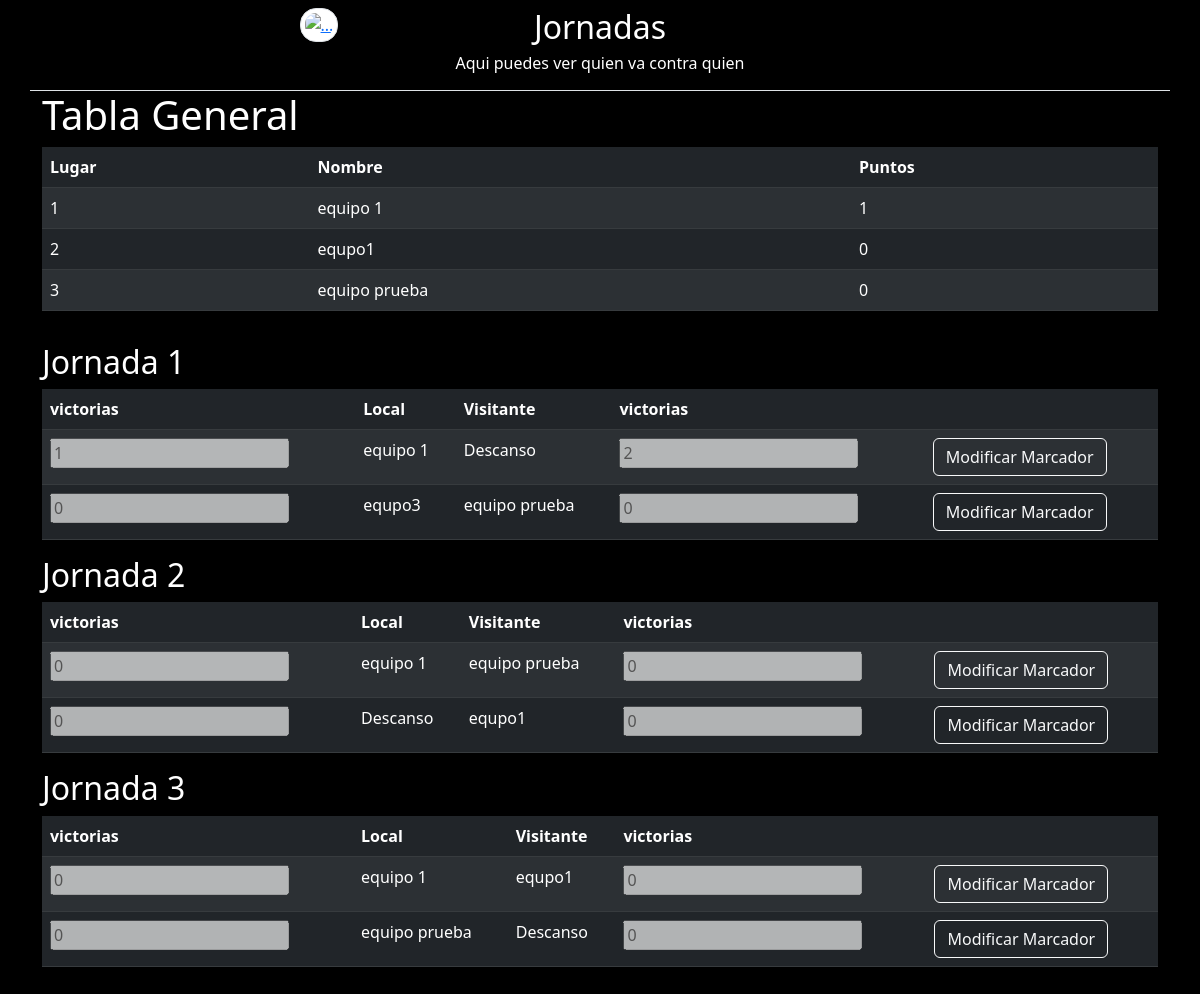
The page /team/view_tournament_journey/1 on the database its author committed.
### team/models.py (models this page shows)
class TournamentJourney(models.Model):
    journey = models.IntegerField(default=0)
    local_gamer = models.CharField(max_length=140, default='')
    visitor_gamer = models.CharField(max_length=140, default='')
    tournament = models.ForeignKey(Tournament, on_delete=models.DO_NOTHING)
    wins_local_gamer = models.IntegerField(default=0)
    wins_visitor_gamer = models.IntegerField(default=0)
    active = models.BooleanField(default=True)

### team/views.py (the view)
def view_tournament_journey(request, pk):
    context = dict()
    if request.method == "POST":
        jornada = request.POST.get('jornada', False)
        local_gamer_marcador = request.POST.get('local_gamer_marcador', False)
        visitor_gamer_marcador = request.POST.get('visitor_gamer_marcador', False)
        TournamentJourney.objects.filter(tournament=pk,
                                         id=jornada).update(wins_local_gamer=local_gamer_marcador,
                                                                 wins_visitor_gamer=visitor_gamer_marcador)
        total_jugadores = len(TournamentGamer.objects.filter(tournament=pk, active=1))
        is_teams_list = total_jugadores
        flag_journey = 0
        list_jornadas = list()
        while flag_journey < is_teams_list:
            flag_journey += 1
            jornadas = list(TournamentJourney.objects.values().filter(tournament=pk, journey=flag_journey))
            list_jornadas.append(jornadas)
        tabla_general_data = tabla_general(pk)
        context['tabla_general'] = tabla_general_data
        context['jornadas'] = list_jornadas
        return render(request, 'view_tournament_journey.html', context)
    else:
        total_jugadores = len(TournamentGamer.objects.filter(tournament=pk, active=1))
        is_teams_list = total_jugadores
        flag_journey = 0
        list_jornadas = list()
        while flag_journey < is_teams_list:
            flag_journey += 1
            jornadas = list(TournamentJourney.objects.values().filter(tournament=pk, journey=flag_journey))
            list_jornadas.append(jornadas)
        tabla_general_data = tabla_general(pk)
        context['tabla_general'] = tabla_general_data
        context['jornadas'] = list_jornadas
        return render(request, 'view_tournament_journey.html', context)

### templates/view_tournament_journey.html (shortened to what this page needs)
<!doctype html>
<html lang="en">
<head>
    <link href="https://cdn.jsdelivr.net/npm/bootstrap@5.3.0-alpha3/dist/css/bootstrap.min.css" rel="stylesheet">
</head>
<body class="bg-black text-white">
    <div class="container">
        <div class="row text-center p-2 border-bottom">
            <div class="col-2 offset-2 ">
                <a href="{% url 'team:view_tournament'%}"><img src="https://cdn.discordapp.com/attachments/1061685560835571772/1095791422751391945/273029c8-e33c-4f49-93e6-2f70f7ef6f2d.jpg" class="img-thumbnail rounded-4" alt="..." style="height: 80px;" ></a>
            </div>
            <div class="col-4 text-center">
                <h2>Jornadas</h2>
                <h6>Aqui puedes ver quien va contra quien</h6>
            </div>
        </div>
        <div class="row">
            <div class="col-12">
                <h1>Tabla General</h1>
            </div>
            <div class="col-12">
                <table class="table table-dark table-striped text-white">
                    <thead>
                        <tr>
                            <th>Lugar</th>
                            <th>Nombre</th>
                            <th>Puntos</th>
                        </tr>
                    </thead>
                    <tbody>
                        {% for tg in tabla_general %}
                            <tr>
                                <td>{{ tg.lugar }}</td>
                                <td>{{ tg.gamer }}</td>
                                <td>{{ tg.points }}</td>
                            </tr>
                        {% endfor %}
                    </tbody>
                </table>
            </div>
        </div>
        <div class="row my-3">
            <div class="col-12">
                {% for jornada in jornadas %}
                    <h2>Jornada {{ forloop.counter }}</h2>
                    <form method="POST" class="mt-2">
                        <table class="table table-dark table-striped text-white">
                            <thead>
                                <tr>
                                    <th>victorias</th>
                                    <th>Local</th>
                                    <th>Visitante</th>
                                    <th>victorias</th>
                                    <th></th>
                                </tr>
                            </thead>
                            <tbody>
                                {% for data in jornada %}
                                    <tr>
                                        <td><input type="number" id="local_gamer_marcador_{{ data.id}}" name="local_gamer_marcador" value="{{ data.wins_local_gamer }}" disabled> </td>
                                        <td>{{ data.local_gamer }}</td>
                                        <td>{{ data.visitor_gamer }}</td>
                                        <td><input type="number" id="visitor_gamer_marcador_{{ data.id}}" name="visitor_gamer_marcador" value="{{ data.wins_visitor_gamer }}" disabled></td>
                                        <td  id="marcador_{{ data.id}}"><a class="btn btn-outline-light" onclick="f_modificar_marcador('{{ data.id}}')">Modificar Marcador</a></td>
                                    </tr>
                                {% endfor %}
                            </tbody>
                        </table>
                    </form>
                {% endfor %}
            </div>
        </div>
    </div>
</body>
</html>

### rows shown on the page
TournamentJourney: lugar "2", gamer "equpo1", points "0", local_gamer_marcador "0", local_gamer "Descanso", visitor_gamer "equpo1", visitor_gamer_marcador "0"
TournamentJourney: local_gamer_marcador "1", local_gamer "equipo 1", visitor_gamer "Descanso", visitor_gamer_marcador "2"
TournamentJourney: local_gamer_marcador "0", local_gamer "equpo3", visitor_gamer "equipo prueba", visitor_gamer_marcador "0"
TournamentJourney: local_gamer_marcador "0", local_gamer "equipo 1", visitor_gamer "equipo prueba", visitor_gamer_marcador "0"
TournamentJourney: local_gamer_marcador "0", local_gamer "equipo 1", visitor_gamer "equpo1", visitor_gamer_marcador "0"
TournamentJourney: local_gamer_marcador "0", local_gamer "equipo prueba", visitor_gamer "Descanso", visitor_gamer_marcador "0"

### other values the page prints
{{ tg.lugar }} "1" "3"
{{ tg.gamer }} "equipo 1" "equipo prueba"
{{ tg.points }} "1" "0"
